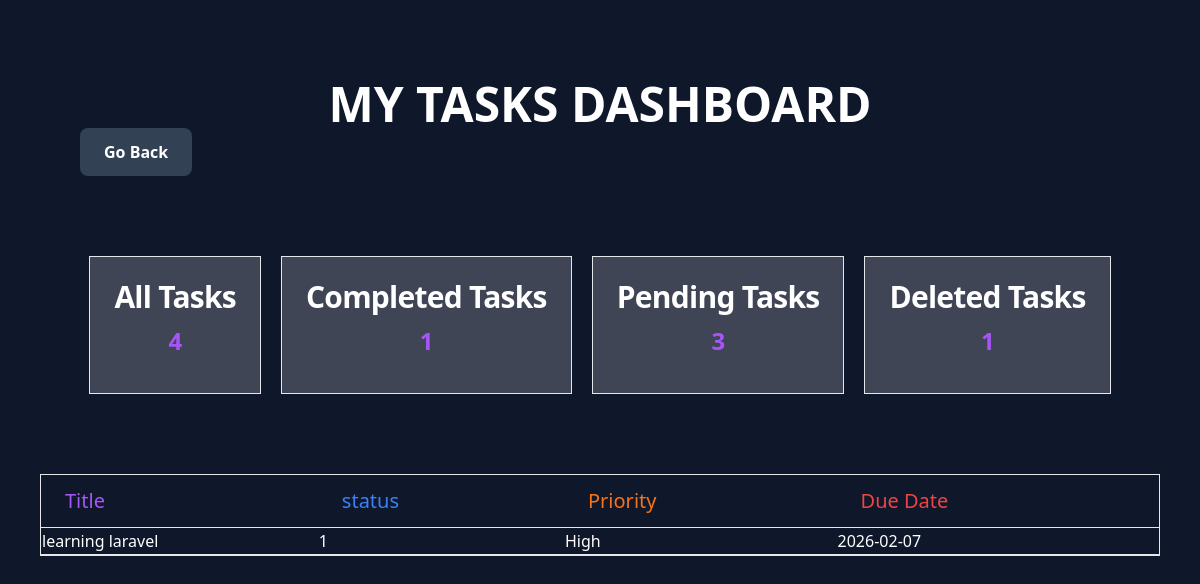
The app's page /dashboard.php?filter=completed with its own data.
### tables this page shows
CREATE TABLE tasks(
            id INTEGER PRIMARY KEY,
            title TEXT NOT NULL,
            is_complete INTEGER DEFAULT 0,
            priority TEXT CHECK (priority IN ('High', 'Medium', 'Low')),
            due_date DATE,
            created_at TIMESTAMP DEFAULT CURRENT_TIMESTAMP,
            deleted_at TIMESTAMP NULL DEFAULT NULL
        );

### dashboard.php (the view, shortened to what this page needs)
<?php
require_once __DIR__. '/dbConfig.php';
$sql=$connection->query("SELECT COUNT(*) AS total FROM tasks");
$total_tasks=$sql->fetch(PDO::FETCH_ASSOC)['total'];
$sql=$connection->query("SELECT COUNT(*) AS completed FROM tasks WHERE is_complete=1");
$result=$sql->fetch(PDO::FETCH_ASSOC)['completed'];
$sql_query=$connection->query("SELECT COUNT(*) AS incomplete FROM tasks WHERE is_complete=0");
$pending=$sql_query->fetch(PDO::FETCH_ASSOC)['incomplete'];
$sql_stm=$connection->query("SELECT COUNT(*) AS deleted FROM tasks WHERE deleted_at IS NOT NULL");
$deleted=$sql_stm->fetch(PDO::FETCH_ASSOC)['deleted'];
$view = $_GET['filter'] ?? 'all' ;
$view_tasks=[];
if($view=='all'){
    $sth=$connection->query("SELECT * FROM tasks WHERE deleted_at IS NULL");
    $sth->setFetchMode(PDO::FETCH_ASSOC);
    $view_tasks=$sth->fetchAll();
}elseif( $view=='completed'){
    $smt=$connection->query("SELECT * FROM tasks WHERE is_complete=1");
    $smt->setFetchMode(PDO::FETCH_ASSOC);
    $view_tasks=$smt->fetchAll();
}elseif($view=='pending'){
    $dbc=$connection->query("SELECT * FROM tasks WHERE is_complete=0");
    $dbc->setFetchMode(PDO::FETCH_ASSOC);
    $view_tasks=$dbc->fetchAll();
}elseif($view=='deleted'){
    $dbs=$connection->query("SELECT * FROM tasks WHERE deleted_at is NOT NULL");
    $dbs->setFetchMode(PDO::FETCH_ASSOC);
    $view_tasks=$dbs->fetchAll();
}
?>
<!DOCTYPE html>
<html lang="en">
<head>
    <script src="https://cdn.tailwindcss.com"></script>
</head>
<body class="bg-slate-900">
    <div class="p-20">
     <h3 class="text-white flex justify-center text-5xl font-bold">MY TASKS DASHBOARD</h3>
     <a href="/" class=" inline-block bg-slate-700 hover:bg-slate-600 text-white px-6 py-3 rounded-lg font-semibold transition">Go Back</a>
    </div>
   <div class="container flex flex-row mx-auto gap-5 max-w-9xl justify-center">
    <a href="dashboard.php?filter=all" class="bg-white/20 block max-w-sm p-6 border border-default rounded-base shadow-xs hover:bg-neutral-secondary-medium">
        <h5 class="mb-3 text-3xl font-semibold  text-white tracking-tight text-heading leading-8">All Tasks</h5>
       <h4 class="mb-3 text-2xl text-center text-purple-500 font-bold tracking-tight text-heading leading-8"><?=  $total_tasks?></h4>
    </a>
    <a href="dashboard.php?filter=completed" class="bg-white/20 block max-w-sm p-6 border border-default rounded-base shadow-xs hover:bg-neutral-secondary-medium">
        <h5 class="mb-3 text-3xl font-semibold text-white tracking-tight text-heading leading-8">Completed Tasks</h5>
        <h4 class="mb-3 text-2xl  text-center text-purple-500 font-bold tracking-tight text-heading leading-8"><?=  $result?></h4>
    </a>
    <a href="dashboard.php?filter=pending" class="bg-white/20 block max-w-sm p-6 border border-default rounded-base shadow-xs hover:bg-neutral-secondary-medium">
        <h5 class="mb-3 text-3xl font-semibold text-white tracking-tight text-heading leading-8">Pending Tasks</h5>
        <h4 class="mb-3 text-2xl  text-center text-purple-500 font-bold tracking-tight text-heading leading-8"><?=  $pending?></h4>
    </a>
    <a href="dashboard.php?filter=deleted" class="bg-white/20 block max-w-sm p-6 border border-default rounded-base shadow-xs hover:bg-neutral-secondary-medium">
        <h5 class="mb-3 text-3xl font-semibold text-white tracking-tight text-heading leading-8">Deleted Tasks</h5>
        <h4 class="mb-3 text-2xl  text-center text-purple-500 font-bold tracking-tight text-heading leading-8"><?=  $deleted?></h4>
    </a>
   </div>
   <div class="container-fluid text-white py-20 px-10">
    <div class="relative overflow-x-auto bg-neutral-primary-soft shadow-xs rounded-base border border-default">
        <table class="w-full text-md text-left rtl:text-right text-body">
            <thead class="text-sm text-body bg-neutral-secondary-soft border-b rounded-base border-default">
                <tr>
                    <th scope="col" class="px-6 py-3 font-medium text-xl text-purple-500 text-heading">
                        Title
                    </th>
                     <th scope="col" class="px-6 py-3 font-medium text-xl text-blue-500 text-heading">
                        status
                    </th>
                    <th scope="col" class="px-6 py-3 font-medium text-xl text-orange-500 text-heading">
                        Priority
                    </th>
                    <th scope="col" class="px-6 py-3 font-medium text-xl text-red-500 text-heading">
                        Due Date
                    </th>
                </tr>
            </thead>
            <tbody>
             <?php
               foreach($view_tasks as $row){
                    echo "<tr class='border-b border-default'> ";
                    echo"<td>" .$row['title']. "</td>";
                    echo"<td>" .$row['is_complete']. "</td>";
                    echo"<td>" .$row['priority']. "</td>";
                    echo"<td>" .$row['due_date'] ."</td>";
                    echo"<td>" .$row['deleted_at'] ."</td>";
                    echo "</tr>";
               }
             ?>
            </tbody>
        </table>
    </div>
   </div>
</body>
</html>

### records on screen
tasks: title "learning laravel", is_complete "1", priority "High", due_date "2026-02-07"

### other values on screen
$total_tasks "4"
$result "1"
$pending "3"
$deleted "1"
